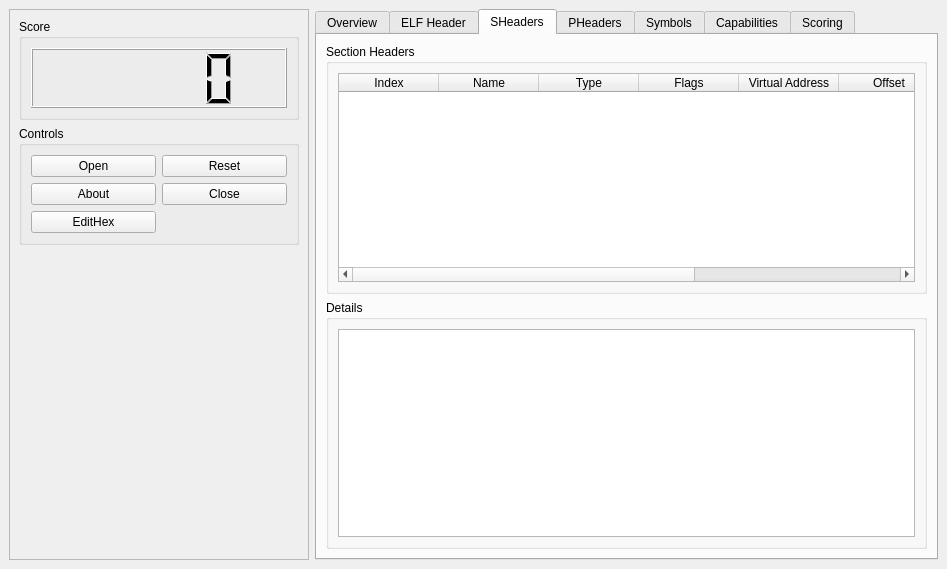
<?xml version="1.0" encoding="UTF-8"?>
<ui version="4.0">
 <class>MainWindow</class>
 <widget class="QMainWindow" name="MainWindow">
  <property name="windowModality">
   <enum>Qt::ApplicationModal</enum>
  </property>
  <property name="geometry">
   <rect>
    <x>0</x>
    <y>0</y>
    <width>947</width>
    <height>569</height>
   </rect>
  </property>
  <property name="sizePolicy">
   <sizepolicy hsizetype="Expanding" vsizetype="Expanding">
    <horstretch>0</horstretch>
    <verstretch>0</verstretch>
   </sizepolicy>
  </property>
  <property name="windowTitle">
   <string>ELF Parser Ng</string>
  </property>
  <property name="windowIcon">
   <iconset resource="icons.qrc">
    <normaloff>:/locked</normaloff>:/locked</iconset>
  </property>
  <property name="autoFillBackground">
   <bool>false</bool>
  </property>
  <widget class="QWidget" name="centralwidget">
   <property name="sizePolicy">
    <sizepolicy hsizetype="Expanding" vsizetype="Expanding">
     <horstretch>0</horstretch>
     <verstretch>0</verstretch>
    </sizepolicy>
   </property>
   <layout class="QGridLayout" name="gridLayout_2">
    <item row="0" column="0">
     <widget class="QFrame" name="leftFrame">
      <property name="minimumSize">
       <size>
        <width>300</width>
        <height>0</height>
       </size>
      </property>
      <property name="frameShape">
       <enum>QFrame::StyledPanel</enum>
      </property>
      <property name="frameShadow">
       <enum>QFrame::Raised</enum>
      </property>
      <layout class="QVBoxLayout" name="verticalLayout">
       <item>
        <widget class="QGroupBox" name="scoreBox">
         <property name="title">
          <string>Score</string>
         </property>
         <layout class="QVBoxLayout" name="verticalLayout_2">
          <item>
           <widget class="QLCDNumber" name="scoreDisplay">
            <property name="minimumSize">
             <size>
              <width>0</width>
              <height>60</height>
             </size>
            </property>
           </widget>
          </item>
         </layout>
        </widget>
       </item>
       <item>
        <widget class="QGroupBox" name="controlsBox">
         <property name="title">
          <string>Controls</string>
         </property>
         <layout class="QGridLayout" name="gridLayout">
          <item row="0" column="1">
           <widget class="QPushButton" name="resetButton">
            <property name="text">
             <string>Reset</string>
            </property>
           </widget>
          </item>
          <item row="1" column="1">
           <widget class="QPushButton" name="closeButton">
            <property name="text">
             <string>Close</string>
            </property>
           </widget>
          </item>
          <item row="0" column="0">
           <widget class="QPushButton" name="openButton">
            <property name="text">
             <string>Open</string>
            </property>
           </widget>
          </item>
          <item row="1" column="0">
           <widget class="QPushButton" name="aboutButton">
            <property name="text">
             <string>About</string>
            </property>
           </widget>
          </item>
          <item row="2" column="0">
           <widget class="QPushButton" name="hexButton">
            <property name="text">
             <string>EditHex</string>
            </property>
           </widget>
          </item>
         </layout>
        </widget>
       </item>
       <item>
        <spacer name="leftFrameSpacer">
         <property name="orientation">
          <enum>Qt::Vertical</enum>
         </property>
         <property name="sizeHint" stdset="0">
          <size>
           <width>20</width>
           <height>40</height>
          </size>
         </property>
        </spacer>
       </item>
      </layout>
     </widget>
    </item>
    <item row="0" column="1">
     <widget class="QTabWidget" name="mainTabs">
      <property name="enabled">
       <bool>true</bool>
      </property>
      <property name="tabPosition">
       <enum>QTabWidget::North</enum>
      </property>
      <property name="currentIndex">
       <number>2</number>
      </property>
      <widget class="QWidget" name="overviewTab">
       <property name="sizePolicy">
        <sizepolicy hsizetype="Expanding" vsizetype="Expanding">
         <horstretch>0</horstretch>
         <verstretch>0</verstretch>
        </sizepolicy>
       </property>
       <attribute name="title">
        <string>Overview</string>
       </attribute>
       <layout class="QHBoxLayout" name="horizontalLayout_3">
        <item>
         <widget class="QTableWidget" name="overviewTable">
          <property name="contextMenuPolicy">
           <enum>Qt::ActionsContextMenu</enum>
          </property>
          <property name="autoFillBackground">
           <bool>false</bool>
          </property>
          <property name="editTriggers">
           <set>QAbstractItemView::NoEditTriggers</set>
          </property>
          <property name="showDropIndicator" stdset="0">
           <bool>false</bool>
          </property>
          <property name="dragDropOverwriteMode">
           <bool>false</bool>
          </property>
          <property name="alternatingRowColors">
           <bool>true</bool>
          </property>
          <property name="selectionMode">
           <enum>QAbstractItemView::SingleSelection</enum>
          </property>
          <property name="columnCount">
           <number>1</number>
          </property>
          <attribute name="horizontalHeaderVisible">
           <bool>false</bool>
          </attribute>
          <attribute name="horizontalHeaderStretchLastSection">
           <bool>true</bool>
          </attribute>
          <row>
           <property name="text">
            <string>Filename</string>
           </property>
          </row>
          <row>
           <property name="text">
            <string>Size</string>
           </property>
          </row>
          <row>
           <property name="text">
            <string>md5</string>
           </property>
          </row>
          <row>
           <property name="text">
            <string>sha1</string>
           </property>
          </row>
          <row>
           <property name="text">
            <string>sha256</string>
           </property>
          </row>
          <row>
           <property name="text">
            <string>Family</string>
           </property>
          </row>
          <column>
           <property name="text">
            <string/>
           </property>
          </column>
         </widget>
        </item>
       </layout>
      </widget>
      <widget class="QWidget" name="headerTab">
       <property name="sizePolicy">
        <sizepolicy hsizetype="Expanding" vsizetype="Expanding">
         <horstretch>0</horstretch>
         <verstretch>0</verstretch>
        </sizepolicy>
       </property>
       <attribute name="title">
        <string>ELF Header</string>
       </attribute>
       <layout class="QHBoxLayout" name="horizontalLayout_2">
        <item>
         <widget class="QTableWidget" name="headerTable">
          <property name="editTriggers">
           <set>QAbstractItemView::NoEditTriggers</set>
          </property>
          <property name="showDropIndicator" stdset="0">
           <bool>false</bool>
          </property>
          <property name="alternatingRowColors">
           <bool>true</bool>
          </property>
          <property name="selectionMode">
           <enum>QAbstractItemView::SingleSelection</enum>
          </property>
          <attribute name="horizontalHeaderVisible">
           <bool>false</bool>
          </attribute>
          <attribute name="horizontalHeaderStretchLastSection">
           <bool>true</bool>
          </attribute>
          <row>
           <property name="text">
            <string>Magic</string>
           </property>
          </row>
          <row>
           <property name="text">
            <string>Class</string>
           </property>
          </row>
          <row>
           <property name="text">
            <string>Encoding</string>
           </property>
          </row>
          <row>
           <property name="text">
            <string>ELF Version</string>
           </property>
          </row>
          <row>
           <property name="text">
            <string>OS ABI</string>
           </property>
          </row>
          <row>
           <property name="text">
            <string>ABI Version</string>
           </property>
          </row>
          <row>
           <property name="text">
            <string>Type</string>
           </property>
          </row>
          <row>
           <property name="text">
            <string>Machine</string>
           </property>
          </row>
          <row>
           <property name="text">
            <string>Version</string>
           </property>
          </row>
          <row>
           <property name="text">
            <string>Entry Point</string>
           </property>
          </row>
          <row>
           <property name="text">
            <string>PH Offset</string>
           </property>
          </row>
          <row>
           <property name="text">
            <string>SH Offset</string>
           </property>
          </row>
          <row>
           <property name="text">
            <string>Flags</string>
           </property>
          </row>
          <row>
           <property name="text">
            <string>Header Size</string>
           </property>
          </row>
          <row>
           <property name="text">
            <string>PH Entry Size</string>
           </property>
          </row>
          <row>
           <property name="text">
            <string>PH Entries</string>
           </property>
          </row>
          <row>
           <property name="text">
            <string>SH Entry Size</string>
           </property>
          </row>
          <row>
           <property name="text">
            <string>SH Entries</string>
           </property>
          </row>
          <row>
           <property name="text">
            <string>String Index</string>
           </property>
          </row>
          <column>
           <property name="text">
            <string/>
           </property>
          </column>
         </widget>
        </item>
       </layout>
      </widget>
      <widget class="QWidget" name="sectionsTab">
       <attribute name="title">
        <string>SHeaders</string>
       </attribute>
       <layout class="QVBoxLayout" name="verticalLayout_5">
        <item>
         <widget class="QGroupBox" name="sectionsGrou">
          <property name="title">
           <string>Section Headers</string>
          </property>
          <layout class="QVBoxLayout" name="verticalLayout_8">
           <item>
            <widget class="QTableWidget" name="sectionsTable">
             <property name="editTriggers">
              <set>QAbstractItemView::NoEditTriggers</set>
             </property>
             <property name="showDropIndicator" stdset="0">
              <bool>false</bool>
             </property>
             <property name="alternatingRowColors">
              <bool>true</bool>
             </property>
             <property name="selectionMode">
              <enum>QAbstractItemView::SingleSelection</enum>
             </property>
             <property name="selectionBehavior">
              <enum>QAbstractItemView::SelectRows</enum>
             </property>
             <property name="sortingEnabled">
              <bool>true</bool>
             </property>
             <attribute name="horizontalHeaderCascadingSectionResizes">
              <bool>false</bool>
             </attribute>
             <attribute name="horizontalHeaderShowSortIndicator" stdset="0">
              <bool>true</bool>
             </attribute>
             <attribute name="horizontalHeaderStretchLastSection">
              <bool>false</bool>
             </attribute>
             <attribute name="verticalHeaderVisible">
              <bool>false</bool>
             </attribute>
             <column>
              <property name="text">
               <string>Index</string>
              </property>
             </column>
             <column>
              <property name="text">
               <string>Name</string>
              </property>
             </column>
             <column>
              <property name="text">
               <string>Type</string>
              </property>
             </column>
             <column>
              <property name="text">
               <string>Flags</string>
              </property>
             </column>
             <column>
              <property name="text">
               <string>Virtual Address</string>
              </property>
             </column>
             <column>
              <property name="text">
               <string>Offset</string>
              </property>
             </column>
             <column>
              <property name="text">
               <string>Size</string>
              </property>
             </column>
             <column>
              <property name="text">
               <string>Link</string>
              </property>
             </column>
            </widget>
           </item>
          </layout>
         </widget>
        </item>
        <item>
         <widget class="QGroupBox" name="sectionDetails">
          <property name="sizePolicy">
           <sizepolicy hsizetype="Expanding" vsizetype="Expanding">
            <horstretch>0</horstretch>
            <verstretch>0</verstretch>
           </sizepolicy>
          </property>
          <property name="minimumSize">
           <size>
            <width>0</width>
            <height>0</height>
           </size>
          </property>
          <property name="title">
           <string>Details</string>
          </property>
          <layout class="QVBoxLayout" name="verticalLayout_4">
           <item>
            <widget class="QPlainTextEdit" name="sectionInfo">
             <property name="readOnly">
              <bool>true</bool>
             </property>
            </widget>
           </item>
          </layout>
         </widget>
        </item>
       </layout>
      </widget>
      <widget class="QWidget" name="programsTab">
       <attribute name="title">
        <string>PHeaders</string>
       </attribute>
       <layout class="QVBoxLayout" name="verticalLayout_6">
        <item>
         <widget class="QGroupBox" name="programsGroup">
          <property name="title">
           <string>Program Headers</string>
          </property>
          <layout class="QVBoxLayout" name="verticalLayout_7">
           <item>
            <widget class="QTableWidget" name="programsTable">
             <property name="editTriggers">
              <set>QAbstractItemView::NoEditTriggers</set>
             </property>
             <property name="alternatingRowColors">
              <bool>true</bool>
             </property>
             <property name="selectionMode">
              <enum>QAbstractItemView::SingleSelection</enum>
             </property>
             <property name="selectionBehavior">
              <enum>QAbstractItemView::SelectRows</enum>
             </property>
             <property name="sortingEnabled">
              <bool>true</bool>
             </property>
             <attribute name="verticalHeaderVisible">
              <bool>false</bool>
             </attribute>
             <column>
              <property name="text">
               <string>Type</string>
              </property>
             </column>
             <column>
              <property name="text">
               <string>Offset</string>
              </property>
             </column>
             <column>
              <property name="text">
               <string>Virtual Address</string>
              </property>
             </column>
             <column>
              <property name="text">
               <string>Physical Address</string>
              </property>
             </column>
             <column>
              <property name="text">
               <string>File Size</string>
              </property>
             </column>
             <column>
              <property name="text">
               <string>Memory Size</string>
              </property>
             </column>
             <column>
              <property name="text">
               <string>Flags</string>
              </property>
             </column>
            </widget>
           </item>
          </layout>
         </widget>
        </item>
        <item>
         <widget class="QGroupBox" name="detailsGroup">
          <property name="sizePolicy">
           <sizepolicy hsizetype="Expanding" vsizetype="Expanding">
            <horstretch>0</horstretch>
            <verstretch>0</verstretch>
           </sizepolicy>
          </property>
          <property name="title">
           <string>Details</string>
          </property>
          <layout class="QVBoxLayout" name="verticalLayout_3">
           <item>
            <widget class="QPlainTextEdit" name="programsInfo">
             <property name="readOnly">
              <bool>true</bool>
             </property>
            </widget>
           </item>
          </layout>
         </widget>
        </item>
       </layout>
      </widget>
      <widget class="QWidget" name="symbolsTab">
       <attribute name="title">
        <string>Symbols</string>
       </attribute>
       <layout class="QHBoxLayout" name="horizontalLayout_7">
        <item>
         <widget class="QTableWidget" name="symbolsTable">
          <property name="editTriggers">
           <set>QAbstractItemView::NoEditTriggers</set>
          </property>
          <property name="alternatingRowColors">
           <bool>true</bool>
          </property>
          <property name="selectionMode">
           <enum>QAbstractItemView::SingleSelection</enum>
          </property>
          <property name="selectionBehavior">
           <enum>QAbstractItemView::SelectRows</enum>
          </property>
          <property name="sortingEnabled">
           <bool>true</bool>
          </property>
          <column>
           <property name="text">
            <string>Type</string>
           </property>
          </column>
          <column>
           <property name="text">
            <string>Binding</string>
           </property>
          </column>
          <column>
           <property name="text">
            <string>Value</string>
           </property>
          </column>
         </widget>
        </item>
       </layout>
      </widget>
      <widget class="QWidget" name="capabilitiesTab">
       <attribute name="title">
        <string>Capabilities</string>
       </attribute>
       <layout class="QHBoxLayout" name="horizontalLayout_8">
        <item>
         <widget class="QTreeWidget" name="capabilitiesTree">
          <property name="editTriggers">
           <set>QAbstractItemView::NoEditTriggers</set>
          </property>
          <property name="showDropIndicator" stdset="0">
           <bool>false</bool>
          </property>
          <property name="alternatingRowColors">
           <bool>true</bool>
          </property>
          <property name="uniformRowHeights">
           <bool>false</bool>
          </property>
          <property name="sortingEnabled">
           <bool>true</bool>
          </property>
          <property name="wordWrap">
           <bool>true</bool>
          </property>
          <column>
           <property name="text">
            <string>Category</string>
           </property>
          </column>
          <column>
           <property name="text">
            <string>Details</string>
           </property>
          </column>
         </widget>
        </item>
       </layout>
      </widget>
      <widget class="QWidget" name="scoringTab">
       <attribute name="title">
        <string>Scoring</string>
       </attribute>
       <layout class="QHBoxLayout" name="horizontalLayout_4">
        <item>
         <widget class="QTableWidget" name="scoringTable">
          <property name="maximumSize">
           <size>
            <width>10000</width>
            <height>10000</height>
           </size>
          </property>
          <property name="editTriggers">
           <set>QAbstractItemView::NoEditTriggers</set>
          </property>
          <property name="showDropIndicator" stdset="0">
           <bool>false</bool>
          </property>
          <property name="dragDropOverwriteMode">
           <bool>false</bool>
          </property>
          <property name="alternatingRowColors">
           <bool>true</bool>
          </property>
          <property name="selectionMode">
           <enum>QAbstractItemView::SingleSelection</enum>
          </property>
          <property name="sortingEnabled">
           <bool>false</bool>
          </property>
          <property name="columnCount">
           <number>2</number>
          </property>
          <attribute name="verticalHeaderVisible">
           <bool>false</bool>
          </attribute>
          <column>
           <property name="text">
            <string>Score</string>
           </property>
          </column>
          <column>
           <property name="text">
            <string>Reason</string>
           </property>
          </column>
         </widget>
        </item>
       </layout>
      </widget>
     </widget>
    </item>
   </layout>
  </widget>
 </widget>
 <resources>
  <include location="icons.qrc"/>
 </resources>
 <connections>
  <connection>
   <sender>resetButton</sender>
   <signal>clicked()</signal>
   <receiver>MainWindow</receiver>
   <slot>reset()</slot>
   <hints>
    <hint type="sourcelabel">
     <x>242</x>
     <y>159</y>
    </hint>
    <hint type="destinationlabel">
     <x>311</x>
     <y>260</y>
    </hint>
   </hints>
  </connection>
  <connection>
   <sender>openButton</sender>
   <signal>clicked()</signal>
   <receiver>MainWindow</receiver>
   <slot>openFile()</slot>
   <hints>
    <hint type="sourcelabel">
     <x>98</x>
     <y>158</y>
    </hint>
    <hint type="destinationlabel">
     <x>311</x>
     <y>291</y>
    </hint>
   </hints>
  </connection>
 </connections>
 <slots>
  <slot>openFile()</slot>
  <slot>sectionSelected(QTableWidgetItem*,QTableWidgetItem*)</slot>
  <slot>programSelected(QTableWidgetItem*,QTableWidgetItem*)</slot>
  <slot>reset()</slot>
  <slot>closeAbout()</slot>
 </slots>
</ui>
